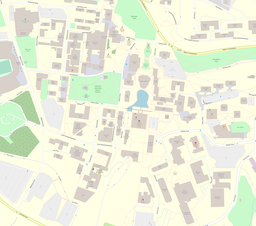
#> input picture campus.png, 256 x 226 px, shrunk from 2318 x 2043 before the run
$ python sidewalks.py   (Python 2 division)
#> lines starting #> are read from the running program, lines starting #| are printed output that depends on the picture
#! /usr/bin/python2

#! /usr/bin/python2
import imageio
import png
import numpy as np

# load image and delete alpha channel
IMG = imageio.imread("campus.png")
#> IMG is the input picture: shape (226, 256, 4); mean R, G, B, A 235.9, 239.9, 219.5, 255

MAX_ROWS = IMG.shape[1]
#> MAX_ROWS = 256
MAX_COLS = IMG.shape[0]
#> MAX_COLS = 226

# IMG[:,:,1:3] = 0


def update_pixel(row,col,r,g,b,a):
	global IMG
	temp = [r,g,b,a]
	for i in xrange(len(temp)):
		IMG[row,col,i] = temp[i]

def write_png():
	global IMG
	wipe()
	file_handle = open('walks.png', 'wb')
	w = png.Writer(IMG.shape[1], IMG.shape[0], alpha=True)
	w.write(file_handle, np.reshape(IMG, (IMG.shape[0], IMG.shape[1]*IMG.shape[2])))
	file_handle.close()


def expand_sidewalk_pixel(row, col, r, g, b, a):
	global MAX_ROWS, MAX_COLS
	for i in xrange(row-2, row+2):
		for j in xrange(col-2, col+2):
			if (i > 0) and (i < IMG.shape[0]) and (j > 0) and (j < IMG.shape[1]):
				update_pixel(i, j, 255, 0,0,255)

def wipe():
	global IMG
	for i in xrange(IMG.shape[0]):
		for j in xrange(IMG.shape[1]):
                    r,g,b = IMG[i,j,:-1]
                    if r == 255 and b == 0 and g == 0:
                        IMG[i][j][3] = 255
                    else:
                        IMG[i][j][3] = 0


def main():
	global IMG, MAX_ROWS, MAX_COLS
	for i in xrange(IMG.shape[0]):
		print "%d / %d" % (i,IMG.shape[0])
		for j in xrange(IMG.shape[1]):
			r,g,b,a  = IMG[i,j,:]
			if max([r,g,b]) == r and r-b > 20 and (r / (r+b+g) > 0.45):
				if all([(m != n) for m, n in zip((255,0,0),(r,g,b))]): # if pix hasnt been touched by parser yet
					expand_sidewalk_pixel(i,j,r,g,b,a)
	write_png()

if __name__ == "__main__":
	main()
#> after the loop in wipe, `for i in xrange(IMG.shape[0]):`:
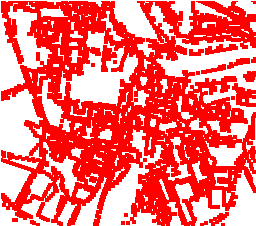
#> IMG: shape (226, 256, 4); mean R, G, B, A 242.8, 107.4, 97.2, 140.4; transparent parts drawn white
#> (the call stopped at in write_png, `w = png.Writer(IMG.shape[1], IMG.shape[0], alpha=True)`: png is not available in this run)

$ run again, with allofem.png copied over campus.png
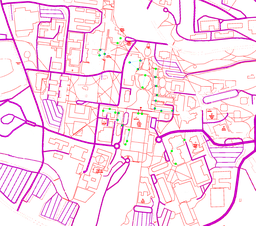
#> input picture allofem.png, 256 x 226 px, shrunk from 2318 x 2043 before the run
#> IMG is the input picture: shape (226, 256, 4); mean R, G, B, A 127, 4.4, 43.3, 33.3
#> after the loop in wipe, `for i in xrange(IMG.shape[0]):`:
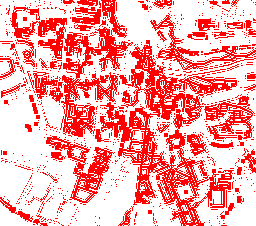
#> IMG: shape (226, 256, 4); mean R, G, B, A 136.6, 2.1, 38.7, 86.1; transparent parts drawn white
